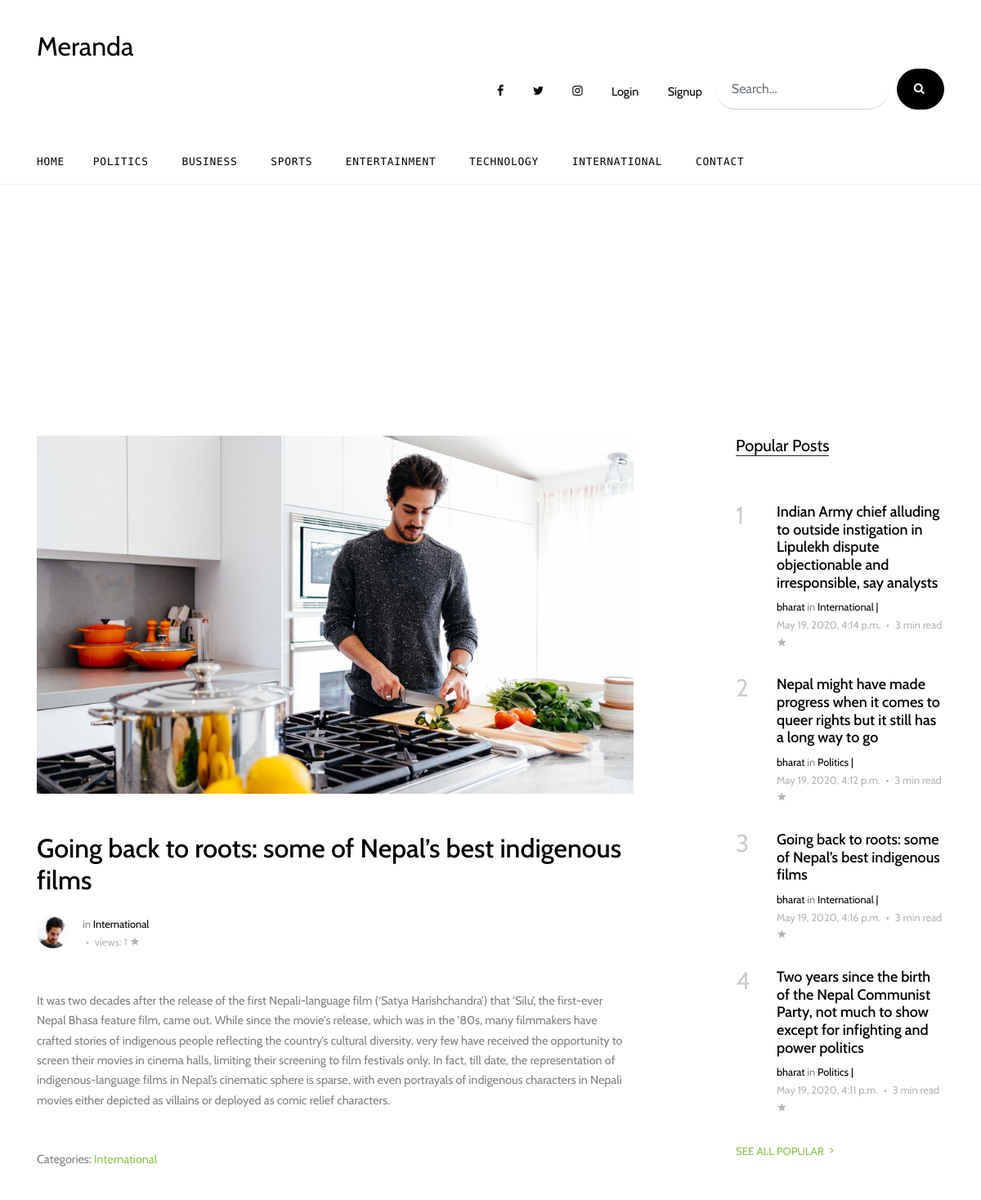
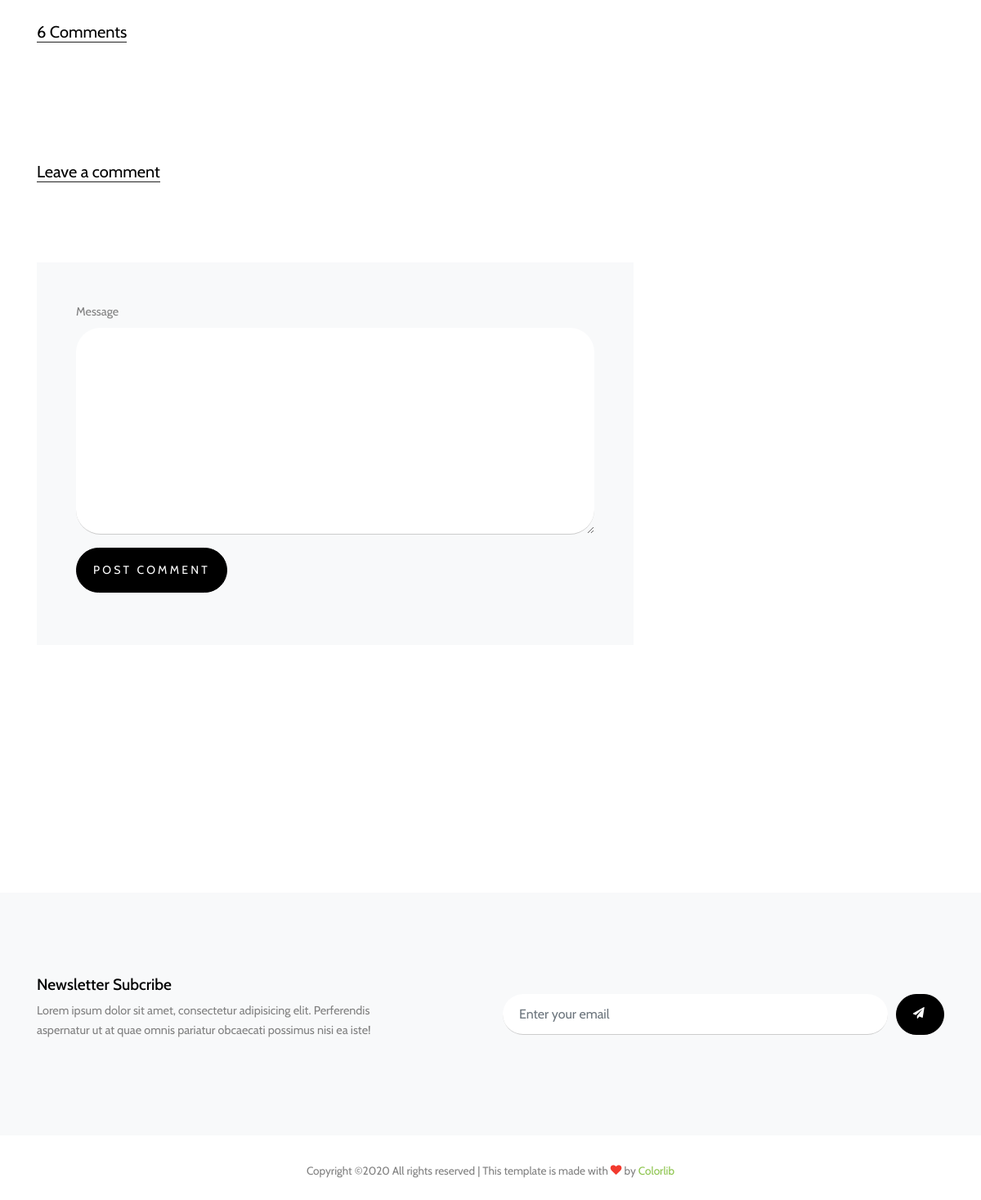
The app's page /news/4/going-back-to-roots-some-of-nepals-best-indigenous-films/ with its own data (2 pictures, top to bottom).
### news_app/models.py (models this page shows, shortened)
class Category(models.Model):
    title = models.CharField(max_length=30)
    class Meta:
        verbose_name_plural = "Categories"

class News(models.Model):
    title = models.CharField(max_length=255)
    content = models.TextField()
    count = models.IntegerField(default=0)
    slug = models.SlugField(max_length=255, null=True)
    category = models.ManyToManyField(Category, related_name="news_categoreis")
    author = models.ForeignKey(
        settings.AUTH_USER_MODEL,
        on_delete=models.CASCADE,
    )
    created_at = models.DateTimeField(auto_now_add=True)
    updated_at = models.DateTimeField(auto_now=True)
    cover_image = models.ImageField(upload_to="news", null=True)
    def get_absolute_url(self):
        return reverse("single_news", kwargs={"pk": self.pk, "slug": self.slug})

### account/models.py (models this page shows)
class User(AbstractUser):
    ROLES = (("0", "Admin"), ("1", "Journalist"), ("2", "Guest"))
    role = models.CharField(max_length=1, choices=ROLES, default="2")
    email = models.EmailField(verbose_name="email address", max_length=255, unique=True,)
    USERNAME_FIELD = "email"
    REQUIRED_FIELDS = "username", "role", "first_name", "last_name"
    def __str__(self):
        return self.username

### news_app/views.py (the view)
# urls.py: path("<pk>/<slug>/", views.NewsDetail.as_view(), name="single_news"),
class NewsDetail(DetailView):
    model = News
    template_name = "news/single_news.html"
    context_object_name = "detail_news"
    def get_context_data(self, **kwargs):
        context = super().get_context_data(**kwargs)
        self.object.count = self.object.count + 1
        self.object.save()
        context["popular_news"] = News.objects.order_by("-count")[:4]
        return context

### news_app/context_processor.py (called while the page is built)
def categories(request):
    category_list = Category.objects.all()
    return {"categories": category_list}

### templates/news/single_news.html (shortened to what this page needs)
{% extends 'partial/layout.html' %}
      {% block header %}
      {% include "partial/header.html" %}
      {% endblock header %}
      {% block nav %}
      {% include "partial/nav.html" %}
      {% endblock nav %}
     {% block news %}
     <div class="container">
        <div class="row">
          <div class="col-lg-8 single-content">
            <p class="mb-5">
              <img src="images/big_img_1.jpg" alt="Image" class="img-fluid">
            </p>
            <h1 class="mb-4">
              {{ detail_news.title }}
            </h1>
            <div class="post-meta d-flex mb-5">
              <div class="bio-pic mr-3">
                <img src="images/person_1.jpg" alt="Image" class="img-fluidid">
              </div>
              <div class="vcard">
                <span class="d-block"><a href="#">{{news.author}}</a> in <a href="#">
                 {% for category in detail_news.category.all  %}
                    <a href="{% url 'category_news' category_id=category.id %}">{{ category.title }}</a>
                    {% endfor %}
                </a></span>
                <span class="date-read">{{ news.created_at  }} <span class="mx-1">&bullet;</span> views: {{ detail_news.count }} <span class="icon-star2"></span></span>
              </div>
            </div>
            {{ detail_news.content }}
            <div class="pt-5">
                    <p>
                    Categories:
                    {% for category in detail_news.category.all  %}
                    <a href="{% url 'category_news' category_id=category.id %}">{{ category.title }}</a>
                    {% endfor %}
                    </p>
                  </div>
                       <div class="pt-5">
                    <div class="section-title">
                      <h2 class="mb-5">6 Comments</h2>
                    </div>
                    <div class="comment-form-wrap pt-5">
                      <div class="section-title">
                        <h2 class="mb-5">Leave a comment</h2>
                      </div>
                      <p id="not-login"> <p>
                      <form class="p-5 bg-light"  id="feedback-form">
                        <div class="form-group">
                          <label for="message">Message</label>
                          <textarea name="message" id="message" cols="30" rows="10" class="form-control"></textarea>
                        </div>
                        <div class="form-group">
                          <input type="submit" value="Post Comment" class="btn btn-primary py-3">
                        </div>
                      </form>
                    </div>
                  </div>
          </div>
          <div class="col-lg-3 ml-auto">
            <div class="section-title">
              <h2>Popular Posts</h2>
            </div>
            {% for news in popular_news %}
                {% if forloop.last %}
                    <div class="trend-entry d-flex pl-0">
                        <div class="number align-self-start">{{ forloop.counter }}</div>
                        <div class="trend-contents">
                            <h2><a href="blog-single.html">{{ news.title }}</a></h2>
                            <div class="post-meta">
                            <span class="d-block"><a href="#">{{ news.author }}</a> in <a href="#">
                           {% for category in news.category.all %}
                          {{ category.title  }} |
                        {% endfor %}
                            </a></span>
                            <span class="date-read">{{ news.created_at }} <span class="mx-1">&bullet;</span> 3 min read <span class="icon-star2"></span></span>
                            </div>
                        </div>
                    </div>
                {% else %}
                    <div class="trend-entry d-flex">
                        <div class="number align-self-start">{{ forloop.counter }}</div>
                        <div class="trend-contents">
                            <h2><a href="blog-single.html">{{ news.title  }}</a></h2>
                            <div class="post-meta">
                            <span class="d-block"><a href="#">{{ news.author }}</a> in <a href="#">
                             {% for category in news.category.all %}
                          {{ category.title  }} |
                        {% endfor %}
                            </a></span>
                            <span class="date-read">{{ news.created_at  }} <span class="mx-1">&bullet;</span> 3 min read <span class="icon-star2"></span></span>
                            </div>
                        </div>
                    </div>
                {% endif %}
            {% endfor %}
            <p>
              <a href="#" class="more">See All Popular <span class="icon-keyboard_arrow_right"></span></a>
            </p>
          </div>
        </div>
      </div>
     {% endblock news %}
    {% block footer %}
    {% include "partial/footer.html" %}
    {% endblock footer %}

### templates/partial/nav.html
{% load static %}
<div class="container">
        <div class="d-flex align-items-center">
          <div class="mr-auto">
            <nav class="site-navigation position-relative text-right" role="navigation">
              <ul class="site-menu main-menu js-clone-nav mr-auto d-none pl-0 d-lg-block">
                <li class="active">
                  <a href="{% url 'home' %}" class="nav-link text-left">Home</a>
                </li>
                {% for category in categories %}
                <li>
                  <a href="{% url 'category_news' category_id=category.id %}" class="nav-link text-left">{{ category.title }}</a>
                </li>
                {% endfor %}
                <li><a href="contact.html" class="nav-link text-left">Contact</a></li>
              </ul>
            </nav>
          </div>
        </div>
      </div>

### static/css/style.css (style rules this page uses)
html { overflow-x: hidden; }
body { line-height: 1.7; color: gray; font-weight: 300; font-size: .9rem; }
a { -webkit-transition: .3s all ease; -o-transition: .3s all ease; transition: .3s all ease; }
h1, h2, h3, h4, h5, .h1, .h2, .h3, .h4, .h5 { font-family: "Cabin", -apple-system, BlinkMacSystemFont, "Segoe UI", Roboto, "Helvetica Neue", Arial, sans-serif, "Apple Color Emoji", "Segoe UI Emoji", "Segoe UI Symbol", "Noto Color Emoji"; }
.site-navbar .site-navigation .site-menu { margin-left: 0; padding-left: 0; margin-bottom: 0; }
.site-navbar .site-navigation .site-menu .active > a { color: #000; display: inline-block; padding-left: 10px; padding-right: 10px; }
.site-navbar .site-navigation .site-menu a { text-decoration: none !important; display: inline-block; }
.site-navbar .site-navigation .site-menu > li { display: inline-block; }
.site-navbar .site-navigation .site-menu > li:first-child > a { padding-left: 0; }
.site-navbar .site-navigation .site-menu > li > a { text-transform: uppercase; font-size: .8rem; letter-spacing: .05rem; font-weight: 400; display: inline-block; text-decoration: none !important; color: #000; }
.site-mobile-menu .site-nav-wrap { padding: 0; margin: 0; list-style: none; position: relative; }
.site-mobile-menu .site-nav-wrap a { padding: 10px 20px; display: block; position: relative; color: #212529; }
.site-mobile-menu .site-nav-wrap li { position: relative; display: block; }
.site-mobile-menu .site-nav-wrap li.active > a { color: #8bc34a !important; }
.site-mobile-menu .site-nav-wrap > li { display: block; position: relative; float: left; width: 100%; }
.site-mobile-menu .site-nav-wrap > li > a { padding-left: 20px; font-size: 20px; }
.sticky-wrapper .site-navbar .site-menu > li { display: inline-block; }
.sticky-wrapper .site-navbar .site-menu > li.active > a { color: #000; }
.section-title { color: #000; margin-bottom: 50px; }
.section-title h2 { font-size: 20px; font-weight: 400; border-bottom: 1px solid #222; position: relative; display: inline-block; }
.section-title h2:before { position: absolute; content: ""; height: 1px; background: #777; }
.btn { text-transform: uppercase; font-size: 14px; letter-spacing: .2rem; font-family: "Cabin", -apple-system, BlinkMacSystemFont, "Segoe UI", Roboto, "Helvetica Neue", Arial, sans-serif, "Apple Color Emoji", "Segoe UI Emoji", "Segoe UI Symbol", "Noto Color Emoji"; }
.comment-form-wrap { clear: both; }
.post-meta { font-size: .8rem; }
.post-meta a { color: #000; }
.bio-pic { -webkit-box-flex: 0; -ms-flex: 0 0 40px; flex: 0 0 40px; }
.bio-pic img { max-width: 100%; border-radius: 50%; }
.date-read { color: #b4b4b4; }
.trend-entry { margin-bottom: 30px; }
.trend-entry .number { -webkit-box-flex: 0; -ms-flex: 0 0 50px; flex: 0 0 50px; font-size: 30px; line-height: 1; color: #ccc; }
.trend-entry .trend-contents h2 { font-size: 18px; }
.trend-entry .trend-contents h2 a { color: #000; }
.more { color: #8bc34a; text-transform: uppercase; font-size: .83rem; }
.form-control { margin-right: 10px; height: 50px; padding-left: 20px; padding-right: 20px; border-radius: 30px; border: none; background: #fff; border-bottom: 1px solid transparent; border-bottom: 1px solid #ccc; }
.btn { border-radius: 30px; background: #000; padding-left: 20px; padding-right: 20px; border-color: #000; color: #fff; }
.single-content h1 { font-size: 2rem; color: #000; }
.single-content { font-size: .9rem; }

### records on screen
Category: title "POLITICS", title "Politics"
Category: title "BUSINESS"
Category: title "SPORTS"
Category: title "ENTERTAINMENT"
Category: title "TECHNOLOGY"
Category: title "INTERNATIONAL", title "International"
News: title "Going back to roots: some of Nepal’s best indigenous films", count "1", content "It was two decades after the release of the first Nepali-language film (‘Satya Harishchandra’) that ‘Silu’, the first-ever Nepal Bhasa feature film, came out. While since the movie's release, which was in the ’80s, many filmmakers have crafted stories of indigenous people reflecting the country’s cultural diversity, very few have received the opportunity to screen their movies in cinema halls, limiting their screening to film festivals only. In fact, till date, the representation of indigenous-language films in Nepal’s cinematic sphere is sparse, with even portrayals of indigenous characters in Nepali movies either depicted as villains or deployed as comic relief characters.", author "bharat", created_at "May 19, 2020, 4:16 p.m."
News: title "Indian Army chief alluding to outside instigation in Lipulekh dispute objectionable and irresponsible, say analysts", author "bharat", created_at "May 19, 2020, 4:14 p.m."
News: title "Nepal might have made progress when it comes to queer rights but it still has a long way to go", author "bharat", created_at "May 19, 2020, 4:12 p.m."
News: title "Two years since the birth of the Nepal Communist Party, not much to show except for infighting and power politics", author "bharat", created_at "May 19, 2020, 4:11 p.m."
